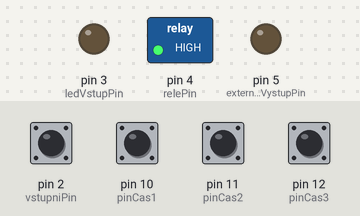
A sketch run on a simulated Arduino Nano, built with avr-gcc and run on an emulated ATmega328P. Shown: switched loads named in the sketch (green lamp = pin HIGH), output pins drawn as LEDs (lit = HIGH). Inputs (shaded band) come from the test bench; at power-on: pin 2 (vstupniPin), pin 10 (pinCas1), pin 11 (pinCas2), pin 12 (pinCas3) HIGH.

Above: at 1.2 s.
1.3 s: pin 2 (vstupniPin) pulled LOW for 0.15 s
At 1.37 s:
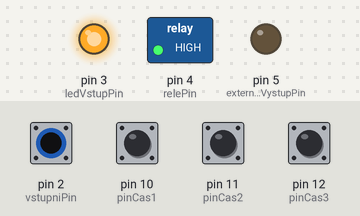
2.9 s: pin 2 (vstupniPin) pulled LOW for 3.2 s
At 7.0 s:
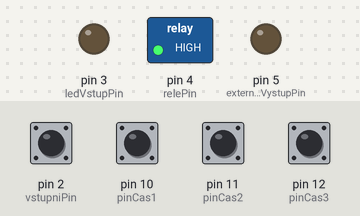
7.6 s: pin 2 (vstupniPin) pulsed LOW 5 times (0.12 s each, 0.3 s apart)
At 9.9 s:
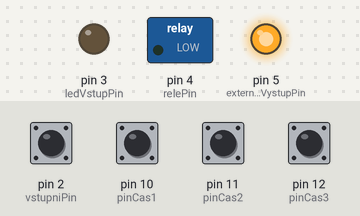
Timing chart, 0 to 11.4 s (numbered marks = the images above; inputs shaded):
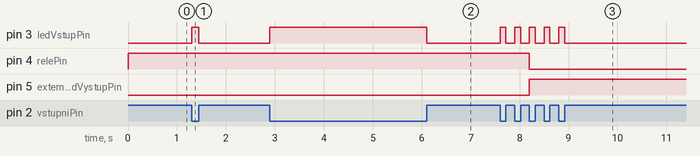

Measured:
- after the input at 1.3 s, pin 3 (ledVstupPin): LOW → HIGH at once, → LOW 0.15 s later
- after the input at 2.9 s, pin 3 (ledVstupPin): LOW → HIGH at once, → LOW 3.2 s later
- after the input at 7.6 s, pin 3 (ledVstupPin): alternates HIGH for 0.12 s and LOW for 0.18 s, 10 changes in all, then stays LOW, starting at once; pin 4 (relePin): HIGH → LOW after 0.60 s; pin 5 (externiLedVystupPin): LOW → HIGH after 0.60 s

The sketch:

runway_lights_controler_v3.ino
```cpp
// RUNWAY LIGHTS CONTROL
//
// date:12/2024, ver.:3
// non-commercial use only, (cc)OK1VBR
//
// usecase:
// if pilot three times click to PTT (like as morse S):
// runway lights for approach and landing turn ON,
// and wait next three clicks for OFF the lights,
// or timeout limit (for auto OFF the lights).
// Lights are connected via relay on MCU digi output RelayPin.
// Signal is injected to MCU input digi pin, from RX LED in airman-vhf radio via optocoupler.
//
// Table for time limit:
// LHH - 15sec (D10 to GND, D11 and D12 PULLUP)
// HLH - 1min  (D10 PULLUP, D11 to GND, D12 PULLUP)
// LLH - 5min  (D10 and D11 to GND, D12 PULLUP)
// HHL - 10min (D10 and D11 PULLUP, D12 to GND
// HHH - 15min (default, all jumps OPEN)
//
// developed for buddies from Kociciny airstripe.
// based on Arduino NANO modul and relay board.


// Definice pinů
const int vstupniPin = 2; // Pin pro vstup pulzů
const int relePin = 4; // Pin pro ovládání relé
const int ledVstupPin = 3; // Externí LED kopíruje stav vstupu
const int externiLedVystupPin = 5; // Další externí LED kopíruje stav výstupu
const int pinCas1 = 10; // Pin pro časovou konfiguraci 1
const int pinCas2 = 11; // Pin pro časovou konfiguraci 2
const int pinCas3 = 12; // Pin pro časovou konfiguraci 3

// Konstanta pro časový limit mezi pulzy a dobu trvání HIGH
const unsigned long minimalniDelkaPulzu = 25; // Minimální délka pulzu v ms
const unsigned long maximalniDelkaPulzu = 1000; // Maximální délka pulzu v ms
const unsigned long minimalniInterval = 10; // Minimální interval mezi pulzy v ms
const unsigned long maximalniInterval = 1000; // Maximální interval mezi pulzy v ms

// Proměnné pro sledování stavu
unsigned long posledniCasPulzu = 0;
unsigned long casZacatkuPulzu = 0;
int pocetPulzu = 0;
bool vystupAktivni = false;
unsigned long casZacatkuHigh = 0;

void setup() {
  pinMode(vstupniPin, INPUT_PULLUP);
  pinMode(relePin, OUTPUT);
  pinMode(ledVstupPin, OUTPUT);
  pinMode(externiLedVystupPin, OUTPUT);
  pinMode(pinCas1, INPUT_PULLUP);
  pinMode(pinCas2, INPUT_PULLUP);
  pinMode(pinCas3, INPUT_PULLUP);
  digitalWrite(relePin, HIGH); // Obrácená logika relé
  digitalWrite(ledVstupPin, LOW);
  digitalWrite(externiLedVystupPin, LOW);
}

unsigned long nastavDobaHigh() {
  int stav1 = digitalRead(pinCas1);
  int stav2 = digitalRead(pinCas2);
  int stav3 = digitalRead(pinCas3);

  //jumpery LOW=short, HIGH=open
  if (stav1 == LOW && stav2 == HIGH && stav3 == HIGH) return 15000; // 15 sekund
  if (stav1 == HIGH && stav2 == LOW && stav3 == HIGH) return 60000; // 1 minuta
  if (stav1 == LOW && stav2 == LOW && stav3 == HIGH) return 300000; // 5 minut
  if (stav1 == HIGH && stav2 == HIGH && stav3 == LOW) return 600000; // 10 minut
  // Přidej další kombinace podle potřeby
  return 9000000; // Výchozí hodnota 15 minut, vsechny jumpery OPEN.
}

void loop() {
  unsigned long aktualniCas = millis();

  // Zkontroluj, zda přišel pulz
  if (digitalRead(vstupniPin) == HIGH) {
    // Začátek pulzu
    if (casZacatkuPulzu == 0) {
      casZacatkuPulzu = aktualniCas;
    }

    // Pokud je délka pulzu příliš dlouhá, ignoruj
    if (aktualniCas - casZacatkuPulzu > maximalniDelkaPulzu) {
      casZacatkuPulzu = 0;
    }

    // Zhasnutí LED pro vstup (obrácená logika)
    digitalWrite(ledVstupPin, LOW);
  } else if (casZacatkuPulzu > 0) {
    // Konec pulzu
    unsigned long delkaPulzu = aktualniCas - casZacatkuPulzu;
    casZacatkuPulzu = 0;

    // Rozsvícení LED pro vstup (obrácená logika)
    digitalWrite(ledVstupPin, HIGH);

    // Otestuj, zda je pulz v platném rozmezí
    if (delkaPulzu >= minimalniDelkaPulzu && delkaPulzu <= maximalniDelkaPulzu) {
      // Zkontroluj interval mezi pulzy
      unsigned long interval = aktualniCas - posledniCasPulzu;

      if (pocetPulzu == 0 || (interval >= minimalniInterval && interval <= maximalniInterval)) {
        pocetPulzu++;
        posledniCasPulzu = aktualniCas;

        // Pokud přišly tři pulzy, aktivuj nebo deaktivuj výstup
        if (pocetPulzu == 3) {
          if (!vystupAktivni) {
            digitalWrite(externiLedVystupPin, HIGH);
            digitalWrite(relePin, LOW); // Obrácená logika relé
            vystupAktivni = true;
            casZacatkuHigh = aktualniCas;
          } else {
            digitalWrite(externiLedVystupPin, LOW);
            digitalWrite(relePin, HIGH); // Obrácená logika relé
            vystupAktivni = false;
          }
          pocetPulzu = 0; // Resetuj počítadlo pulzů
        }
      } else {
        // Resetuj počítadlo, pokud interval nevyhovuje
        pocetPulzu = 1;
        posledniCasPulzu = aktualniCas;
      }
    }
  }

  // Pokud je výstup aktivní, zkontroluj, zda uplynula nastavená doba
  if (vystupAktivni && (millis() - casZacatkuHigh >= nastavDobaHigh())) {
    digitalWrite(externiLedVystupPin, LOW);
    digitalWrite(relePin, HIGH); // Obrácená logika relé
    vystupAktivni = false;
  }
}
```
